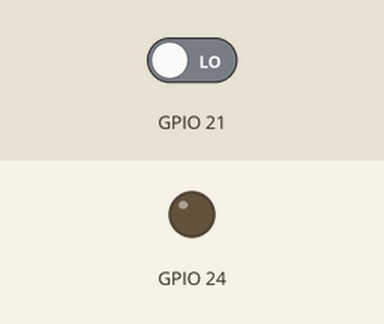
The program below on a simulated Raspberry Pi (BCM pin numbers). On the bench: output pins drawn as LEDs (lit = HIGH). Inputs (shaded band) come from the test bench; at power-on: GPIO 21 LOW.

Above: at 1.2 s.
1.3 s: GPIO 21 driven HIGH
At 2.1 s:
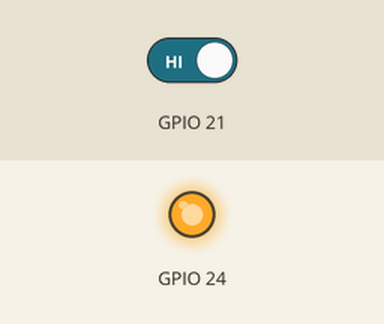
2.8 s: GPIO 21 driven LOW
At 3.2 s:
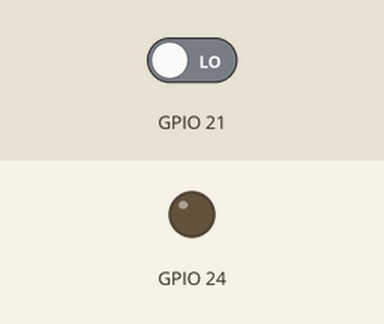
Timing chart, 0 to 5.8 s (numbered marks = the images above; inputs shaded):
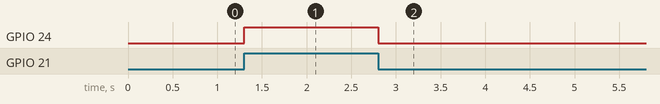

The program:

moveBuzz.py
```python
import RPi.GPIO as GPIO
from time import sleep

GPIO.setmode(GPIO.BCM)
GPIO.setup(24,GPIO.OUT)
GPIO.setup(21,GPIO.IN)

while 1:
	if GPIO.input(21) == 1:
		GPIO.output(24,True);
	else:
		GPIO.output(24,False);
```

Measured:
- after the input at 1.3 s, GPIO 24: LOW → HIGH at once
- after the input at 2.8 s, GPIO 24: HIGH → LOW at once
